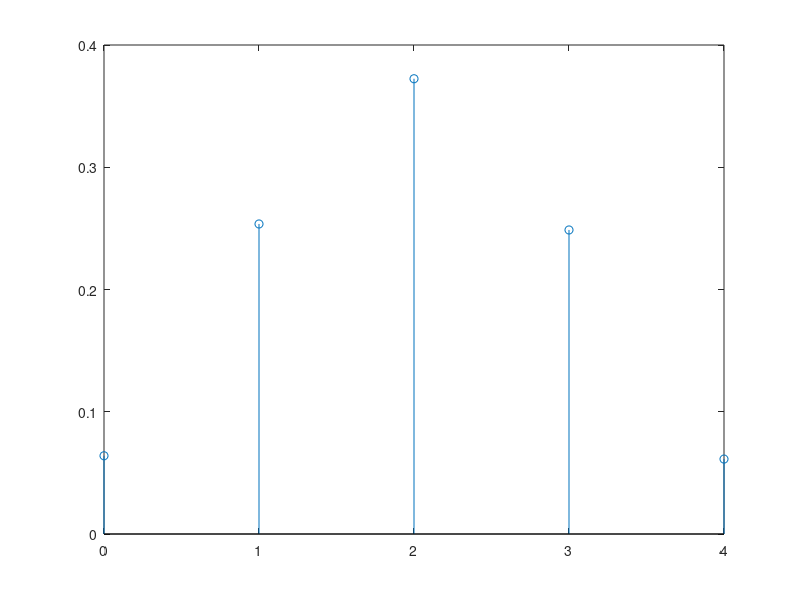

Write the MATLAB code that produced this figure.
%----------a)---------

N = 10000;
experiencias = randi(0:1,4,N);
n_coroas_0=0;
n_coroas_1=0;
n_coroas_2=0;
n_coroas_3=0;
n_coroas_4=0;
total_lancamentos = 0;

for cols=1:N
    x = 0;
    lancamento = experiencias(:,cols);
    for linha = 1:4
        x = x + lancamento(linha);
    end
    if(x==0)
            n_coroas_0 = n_coroas_0 + 1;
    end
    if(x==1)
            n_coroas_1 = n_coroas_1 + 1;
    end
    if(x==2)
            n_coroas_2 = n_coroas_2 + 1;
    end
    if(x==3)
            n_coroas_3 = n_coroas_3 + 1;
    end
    if(x==4)
            n_coroas_4 = n_coroas_4 + 1;
    end

end

Prob_0 = n_coroas_0/N;
Prob_1 = n_coroas_1/N;
Prob_2 = n_coroas_2/N;
Prob_3 = n_coroas_3/N;
Prob_4 = n_coroas_4/N;
px = [Prob_0 , Prob_1 , Prob_2 , Prob_3 , Prob_4];
xi = 0:4;

stem(xi,px)

%---------b)---------

media_x = sum(xi.*px)
variancia_x = sum(xi.^2.*px) - (media_x)^2
desvio = sqrt(variancia_x)

%---------f)----------

Prob_pelo_menos_2 = (n_coroas_2+n_coroas_3+n_coroas_4)/N
Prob_ate_1 = (n_coroas_0+n_coroas_1)/N
Prob_entre_1_3 = (n_coroas_1 + n_coroas_2 + n_coroas_3)/N

